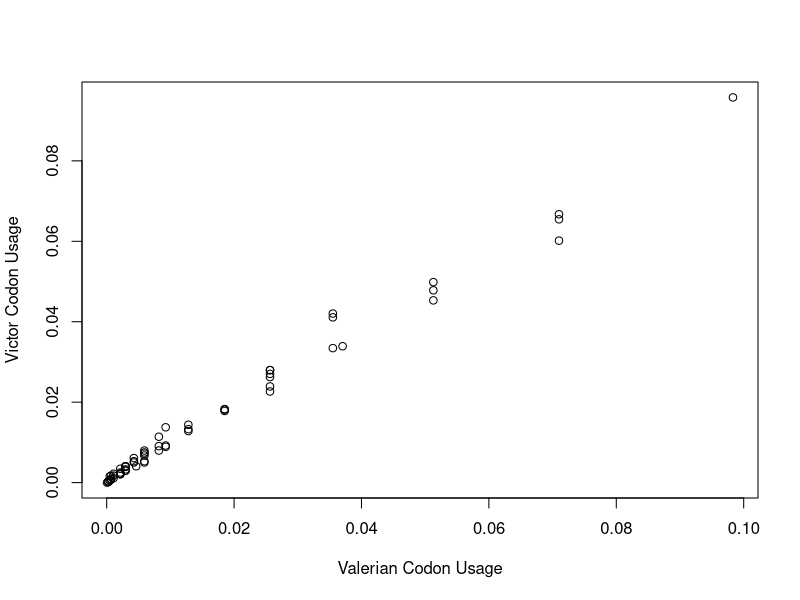
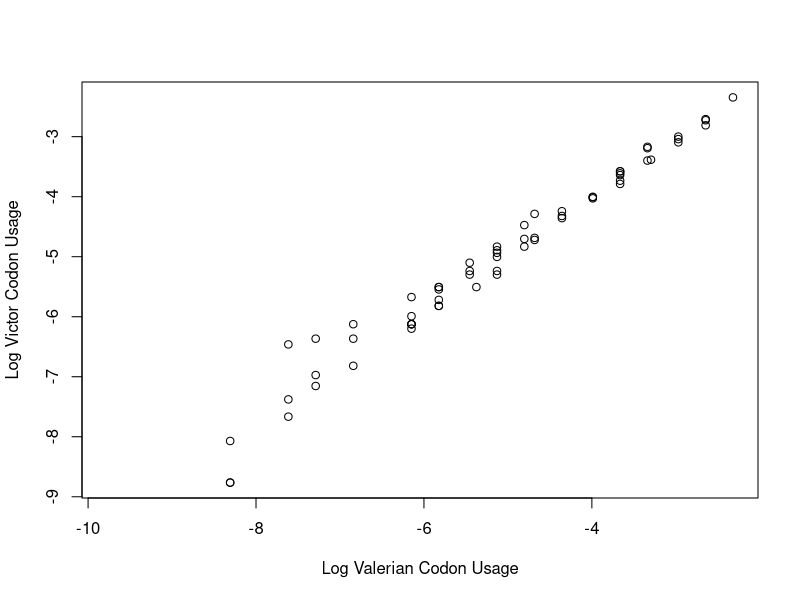

These figures' R source, in order:
rm(list=ls(all=TRUE)) 

data = read.table("../../Body/1Raw/VictorSimulations/pseudogenomes1/generations.csv", sep = ';', header = TRUE, quote = '')

#### equilibrium was reached in 100 000 generations (stop codons!?)

#### go to last generation and switch to percentage of the codon usage:
data = data[data$generations == 1000000,]
data = data[,-c(1)]
sum(data[c(1:64)]) # 6400
data = data/6400 # 

#### from CodonUsage to AaUsage
DataT = data.frame(t(data))
DataT$Codons = row.names(DataT)
DataT$Aa = DataT$Codons

TranslateMitCodonsIntoThreeLetterAa<-function(x)
{
  if (x %in% c('TTT','TTC')) {return ("Phe")}
  if (x %in% c('TTA','TTG')) {return ("LeuTT")}
  if (x %in% c('CTT','CTC','CTA','CTG')) {return ("LeuCT")}
  if (x %in% c('ATT','ATC')) {return ("Ile")}
  if (x %in% c('ATA','ATG')) {return ("Met")}
  if (x %in% c('GTC','GTA','GTG','GTT')) {return ("Val")}
  
  if (x %in% c('TCT','TCC','TCA','TCG')) {return ("SerTC")}
  if (x %in% c('CCT','CCC','CCA','CCG')) {return ("Pro")}
  if (x %in% c('ACT','ACC','ACA','ACG')) {return ("Thr")}
  if (x %in% c('GCT','GCC','GCA','GCG')) {return ("Ala")}
  
  if (x %in% c('TAT','TAC')) {return ("Tyr")}
  if (x %in% c('TAA','TAG')) {return ("Stop")}
  if (x %in% c('CAT','CAC')) {return ("His")}
  if (x %in% c('CAA','CAG')) {return ("Gln")}
  if (x %in% c('AAT','AAC')) {return ("Asn")}
  if (x %in% c('AAA','AAG')) {return ("Lys")}
  if (x %in% c('GAT','GAC')) {return ("Asp")}
  if (x %in% c('GAA','GAG')) {return ("Glu")}
  
  if (x %in% c('TGT','TGC')) {return ("Cys")}
  if (x %in% c('TGA','TGG')) {return ("Trp")}
  if (x %in% c('CGT','CGC','CGA','CGG')) {return ("Arg")}
  if (x %in% c('AGT','AGC')) {return ("SerAG")}
  if (x %in% c('AGA','AGG')) {return ("Stop")}
  if (x %in% c('GGT','GGC','GGA','GGG')) {return ("Gly")}
}

DataT$Aa = apply(as.matrix(DataT$Codons),1,FUN = TranslateMitCodonsIntoThreeLetterAa)
names(DataT)[1]=c('CodonFreq')
agg = aggregate(DataT$CodonFreq, by = list(DataT$Aa), FUN = sum)
names(agg)=c('Aa','Freq')

VecOfGainers = c('Pro','Thr','His','Gln','Asn','Lys')
VecOfLosers  = c('Phe','Val','Gly','Cys','Trp')

Gainers = sum(agg[agg$Aa %in% VecOfGainers,]$Freq)
Losers = sum(agg[agg$Aa %in% VecOfLosers,]$Freq)
Intermediate = sum(agg$Freq) - Gainers - Losers
agg = agg[order(-agg$Freq),]
agg$AaType = 'InterMediate'
for (i in 1:nrow(agg)) 
{
  if (agg$Aa[i] %in% VecOfGainers) {agg$AaType[i] = 'gainer'}
  if (agg$Aa[i] %in% VecOfLosers) {agg$AaType[i] =  'loser'}
}

##### PREDICTIONS OF VALERIAN

# задача разбивается на 4 простых случая:
#1)  Если кодон состоит только из пиримидинов (типа TTT), то в финале в этом кодоне будет (в среднем) 0.999 T и 2.001 С.
#2)  Если кодон состоит только из пуринов (типа AAA), то в финале в этом кодоне будет (в среднем) 2.769 A и 0.231 G.
#3)  Более интересный случай – когда кодон изначально состоит из 2 пиримидинов и 1 пурина (скажем, TTA), мы после достаточно продолжительного периода свободных мутаций получим кодон, в среднем состоящий из: 0.666 T; 1.3334 C; 0.923 A; и 0.077 G.
#4)  Наконец, для кодонов, состоящих из 1 пиримидина и 2 пуринов (скажем, CGG), мы в конце должны получить кодон, в среднем состоящий из: 0.333 T; 0.667 C; 1.846 A; и 0.154 G.

## first class of codons - only Pyrimidines (C + T): 
Class = DataT[DataT$Codons %in% c('TTT','TTC','CTT','CTC','TCT','TCC','CCT','CCC'),]
for (i in 1:nrow(Class))
{ # i = 1
nucs = unlist(strsplit(Class$Codons[i],'')); Class$NumberOfT[i] = length(nucs[nucs == 'T'])
}
FreqOfT = sum(Class$CodonFreq*Class$NumberOfT)
FreqOfC = sum(Class$CodonFreq*(3-Class$NumberOfT))
FreqOfT # 0.1301563
FreqOfC # 0.2420312
FreqOfC/FreqOfT # 1.859544 ~ 2.001/0.999 = 2.003 

## second class of codons - only Pyrines (A + G): 
Class = DataT[DataT$Codons %in% c('AAA','AAG','GAA','GAG','AGA','AGG','GGA','GGG'),]
for (i in 1:nrow(Class))
{ # i = 1
  nucs = unlist(strsplit(Class$Codons[i],'')); Class$NumberOfA[i] = length(nucs[nucs == 'A'])
}
FreqOfA = sum(Class$CodonFreq*Class$NumberOfA)
FreqOfG = sum(Class$CodonFreq*(3-Class$NumberOfA))
FreqOfA # 0.3476562
FreqOfG # 0.0353125
FreqOfA/FreqOfG # 9.845133 ~ 2.769 / 0.231 = 11.987

##### read simulations of Valerian and merge them with DataT

Val = read.table("../../Body/1Raw/VictorSimulations/Valerian01.txt", header = FALSE, quote = '')
Val=Val[c(1,3)]
names(Val) = c('Codons','FreqVal')
Val$FreqVal = as.numeric(gsub(';','',Val$FreqVal))
Val$FreqVal = Val$FreqVal/sum(Val$FreqVal)

DataT = merge(DataT,Val, by = 'Codons')
sum(DataT$FreqVal); sum(DataT$CodonFreq)
cor.test(DataT$FreqVal,DataT$CodonFreq,method = 'spearman')
plot(DataT$FreqVal,DataT$CodonFreq, xlab = 'Valerian Codon Usage', ylab = 'Victor Codon Usage')
plot(log(DataT$FreqVal),log(DataT$CodonFreq), xlab = 'Log Valerian Codon Usage', ylab = 'Log Victor Codon Usage')

DataT


